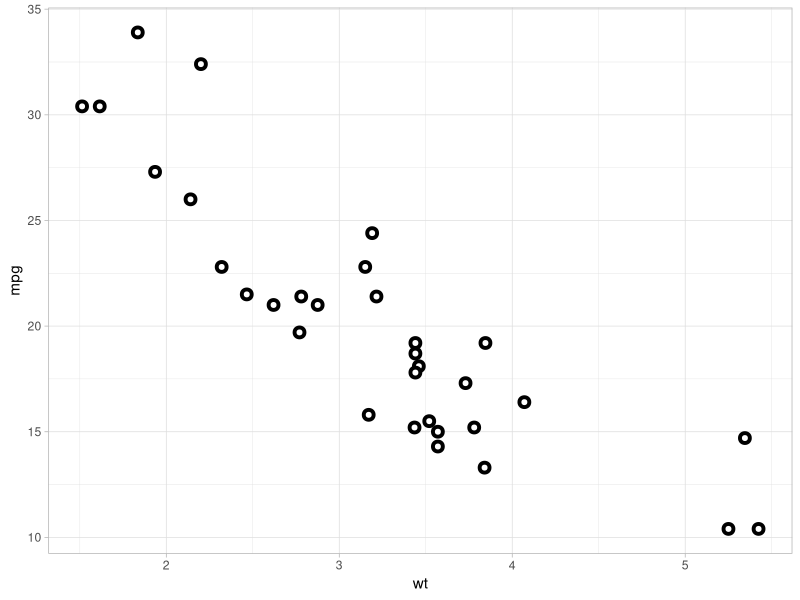
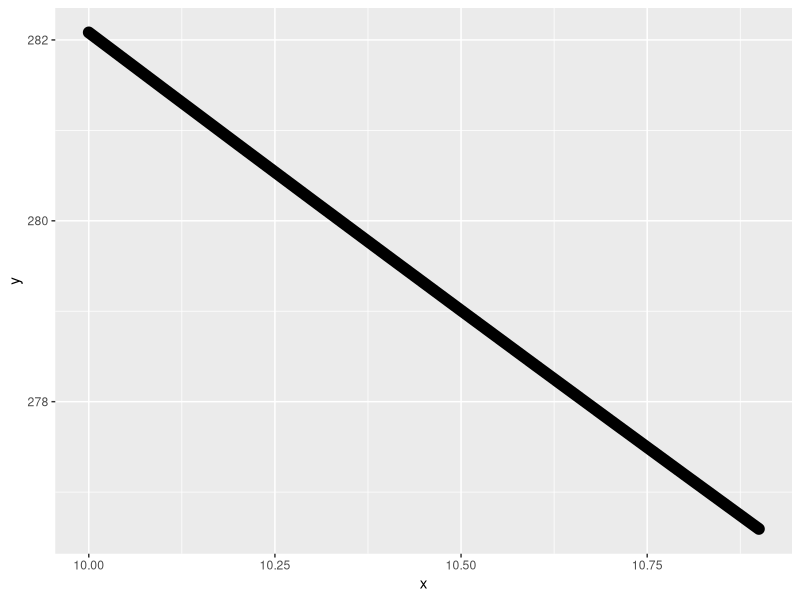

Write R code to recreate these figures, in order. (Note: this script raises an error after producing the figures.)


#### THICK POINTS (metro stations)

library(ggplot2)

# For shapes that have a border (like 21), you can colour the inside and
# outside separately. Use the stroke aesthetic to modify the width of the
# border

ggplot(mtcars, aes(wt, mpg)) +
  theme_light() +
  geom_point(shape = 21, colour = "black", fill = "white", size = 2, stroke = 2)


#### Rounding edges (pathways)

df = structure(list(x = c(10, 10.1, 10.2, 10.3, 10.4, 10.5, 10.6, 10.7,
  10.8,10.9), y = c(282.083195814139, 281.463374904196,
    280.846027959358,280.231142308826, 279.618705353623,
    279.008704566105, 278.401127489482, 277.795961737318,
    277.193194993064, 276.592815009577)),
  .Names = c("x", "y"), row.names = c(NA, 10L), class = "data.frame")


ggplot(df, aes(x, y)) + geom_path(lwd = 4, lineend = "round")



################################################################################

df1 <- data_frame(name  = "FOMI",
  stage = c(1,2,3,4), value = c(6160, 6160, 6160, 6160), sn = 1)

df2 <- data_frame(name  = "FOMI",
  stage = c(1,2,3,4), value = c(7500, 7500, 7500, 7500), sn = 2)

df3 <- data_frame(name  = "FOMI",
  stage = c(1,2,3,4), value = c(0, 6160, 6160, 6160), sn = 3)

df4 <- data_frame(name  = "FOMI",
  stage = c(1,2,3,4), value = c(0, 6160, 6160, 6160), sn = 4)

df5 <- data_frame(name = 'FOMI',
  stage = rep(0.9, 4), value = rep(0, 4), sn = c(1,2,3,4))

df <- bind_rows(df1, df2, df3, df4) %>%
  mutate(sn = as.factor(sn))

ggplot(df, aes(x = stage, y = value, group = sn, color = sn)) +
  theme_light()  +
  geom_step(lwd = 0.8, alpha = 0.5,
    mapping = aes(x = jitter(stage,0.05), y = jitter(value, 0.05),
      group=sn, col=sn)) +
  geom_point(shape = 21, colour = "black",
    fill = "white", size = 2, stroke = 2)

